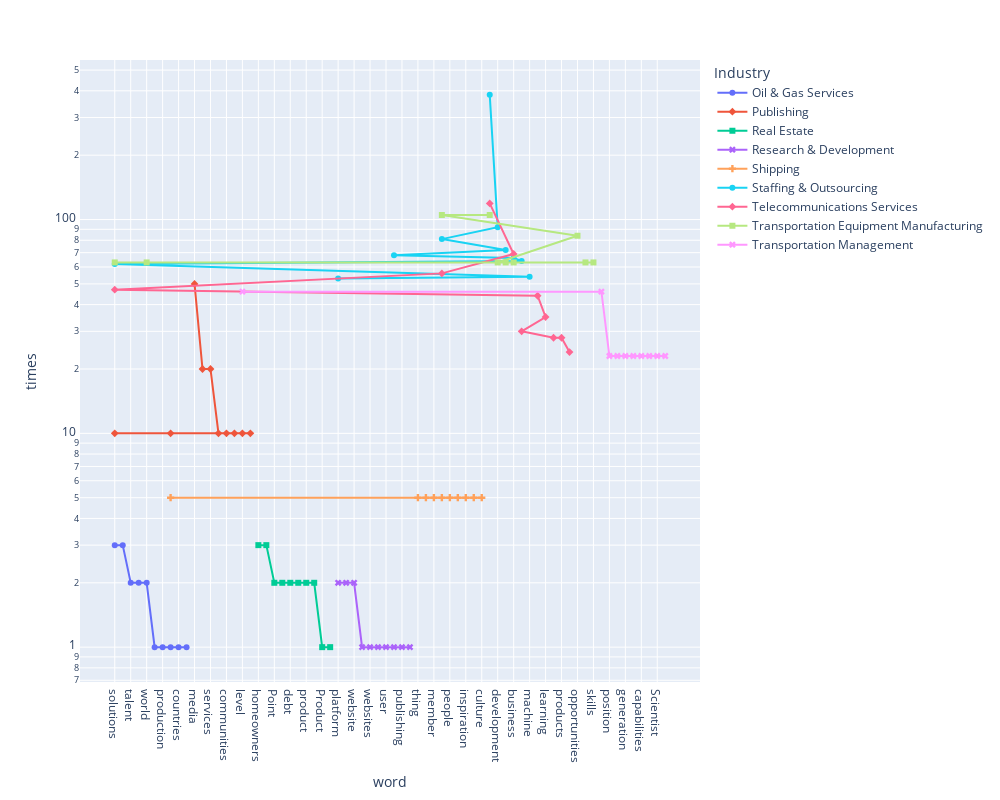

Notebook code cell kept with this figure:
### Code cell
fig5 = px.line(frame5, y='times', x='word',color='Industry',log_y=True
         ,width=1000, height=800,markers=True,symbol='Industry')
fig5.show()

### Figure 1 — Plotly figure (JSON) as saved in the notebook; plotly's stock layout.template omitted (floating-point values rounded to 4 significant figures)
{"data": [{"hovertemplate": "Industry=Oil & Gas Services<br>word=%{x}<br>times=%{y}<extra></extra>", "legendgroup": "Oil & Gas Services", "line": {"color": "#636efa", "dash": "solid"}, "marker": {"symbol": "circle"}, "mode": "lines+markers", "name": "Oil & Gas Services", "orientation": "v", "showlegend": true, "type": "scatter", "x": ["solutions", "industry", "talent", "technology", "world", "wellbore", "production", "company", "countries", "challenges"], "xaxis": "x", "y": [3, 3, 2, 2, 2, 1, 1, 1, 1, 1], "yaxis": "y"}, {"hovertemplate": "Industry=Publishing<br>word=%{x}<br>times=%{y}<extra></extra>", "legendgroup": "Publishing", "line": {"color": "#EF553B", "dash": "solid"}, "marker": {"symbol": "diamond"}, "mode": "lines+markers", "name": "Publishing", "orientation": "v", "showlegend": true, "type": "scatter", "x": ["media", "marketing", "services", "subscription", "solutions", "company", "communities", "reach", "level", "lives"], "xaxis": "x", "y": [50, 20, 20, 10, 10, 10, 10, 10, 10, 10], "yaxis": "y"}, {"hovertemplate": "Industry=Real Estate<br>word=%{x}<br>times=%{y}<extra></extra>", "legendgroup": "Real Estate", "line": {"color": "#00cc96", "dash": "solid"}, "marker": {"symbol": "square"}, "mode": "lines+markers", "name": "Real Estate", "orientation": "v", "showlegend": true, "type": "scatter", "x": ["homeowners", "investors", "Point", "equity", "debt", "investment", "product", "homeowner", "Product", "opportunity"], "xaxis": "x", "y": [3, 3, 2, 2, 2, 2, 2, 2, 1, 1], "yaxis": "y"}, {"hovertemplate": "Industry=Research & Development<br>word=%{x}<br>times=%{y}<extra></extra>", "legendgroup": "Research & Development", "line": {"color": "#ab63fa", "dash": "solid"}, "marker": {"symbol": "x"}, "mode": "lines+markers", "name": "Research & Development", "orientation": "v", "showlegend": true, "type": "scatter", "x": ["platform", "publishers", "website", "Internet", "websites", "monetization", "user", "experience", "publishing", "suite"], "xaxis": "x", "y": [2, 2, 2, 1, 1, 1, 1, 1, 1, 1], "yaxis": "y"}, {"hovertemplate": "Industry=Shipping<br>word=%{x}<br>times=%{y}<extra></extra>", "legendgroup": "Shipping", "line": {"color": "#FFA15A", "dash": "solid"}, "marker": {"symbol": "cross"}, "mode": "lines+markers", "name": "Shipping", "orientation": "v", "showlegend": true, "type": "scatter", "x": ["thing", "way", "member", "team", "people", "force", "inspiration", "foundation", "company", "culture"], "xaxis": "x", "y": [5, 5, 5, 5, 5, 5, 5, 5, 5, 5], "yaxis": "y"}, {"hovertemplate": "Industry=Staffing & Outsourcing<br>word=%{x}<br>times=%{y}<extra></extra>", "legendgroup": "Staffing & Outsourcing", "line": {"color": "#19d3f3", "dash": "solid"}, "marker": {"symbol": "circle"}, "mode": "lines+markers", "name": "Staffing & Outsourcing", "orientation": "v", "showlegend": true, "type": "scatter", "x": ["data", "development", "team", "role", "experience", "business", "science", "solutions", "machine", "platform"], "xaxis": "x", "y": [383, 92, 81, 72, 68, 66, 64, 62, 54, 53], "yaxis": "y"}, {"hovertemplate": "Industry=Telecommunications Services<br>word=%{x}<br>times=%{y}<extra></extra>", "legendgroup": "Telecommunications Services", "line": {"color": "#FF6692", "dash": "solid"}, "marker": {"symbol": "diamond"}, "mode": "lines+markers", "name": "Telecommunications Services", "orientation": "v", "showlegend": true, "type": "scatter", "x": ["data", "business", "team", "solutions", "customers", "learning", "science", "advertising", "products", "optimization"], "xaxis": "x", "y": [119, 69, 56, 47, 44, 35, 30, 28, 28, 24], "yaxis": "y"}, {"hovertemplate": "Industry=Transportation Equipment Manufacturing<br>word=%{x}<br>times=%{y}<extra></extra>", "legendgroup": "Transportation Equipment Manufacturing", "line": {"color": "#B6E880", "dash": "solid"}, "marker": {"symbol": "square"}, "mode": "lines+markers", "name": "Transportation Equipment Manufacturing", "orientation": "v", "showlegend": true, "type": "scatter", "x": ["data", "team", "opportunities", "development", "solutions", "business", "role", "application", "skills", "world"], "xaxis": "x", "y": [105, 105, 84, 63, 63, 63, 63, 63, 63, 63], "yaxis": "y"}, {"hovertemplate": "Industry=Transportation Management<br>word=%{x}<br>times=%{y}<extra></extra>", "legendgroup": "Transportation Management", "line": {"color": "#FF97FF", "dash": "solid"}, "marker": {"symbol": "x"}, "mode": "lines+markers", "name": "Transportation Management", "orientation": "v", "showlegend": true, "type": "scatter", "x": ["level", "projects", "position", "ability", "generation", "analytics", "capabilities", "enterprise", "Scientist", "organization"], "xaxis": "x", "y": [46, 46, 23, 23, 23, 23, 23, 23, 23, 23], "yaxis": "y"}], "layout": {"height": 800, "legend": {"title": {"text": "Industry"}, "tracegroupgap": 0}, "margin": {"t": 60}, "width": 1000, "xaxis": {"anchor": "y", "domain": [0, 1], "title": {"text": "word"}}, "yaxis": {"anchor": "x", "domain": [0, 1], "title": {"text": "times"}, "type": "log"}}}
